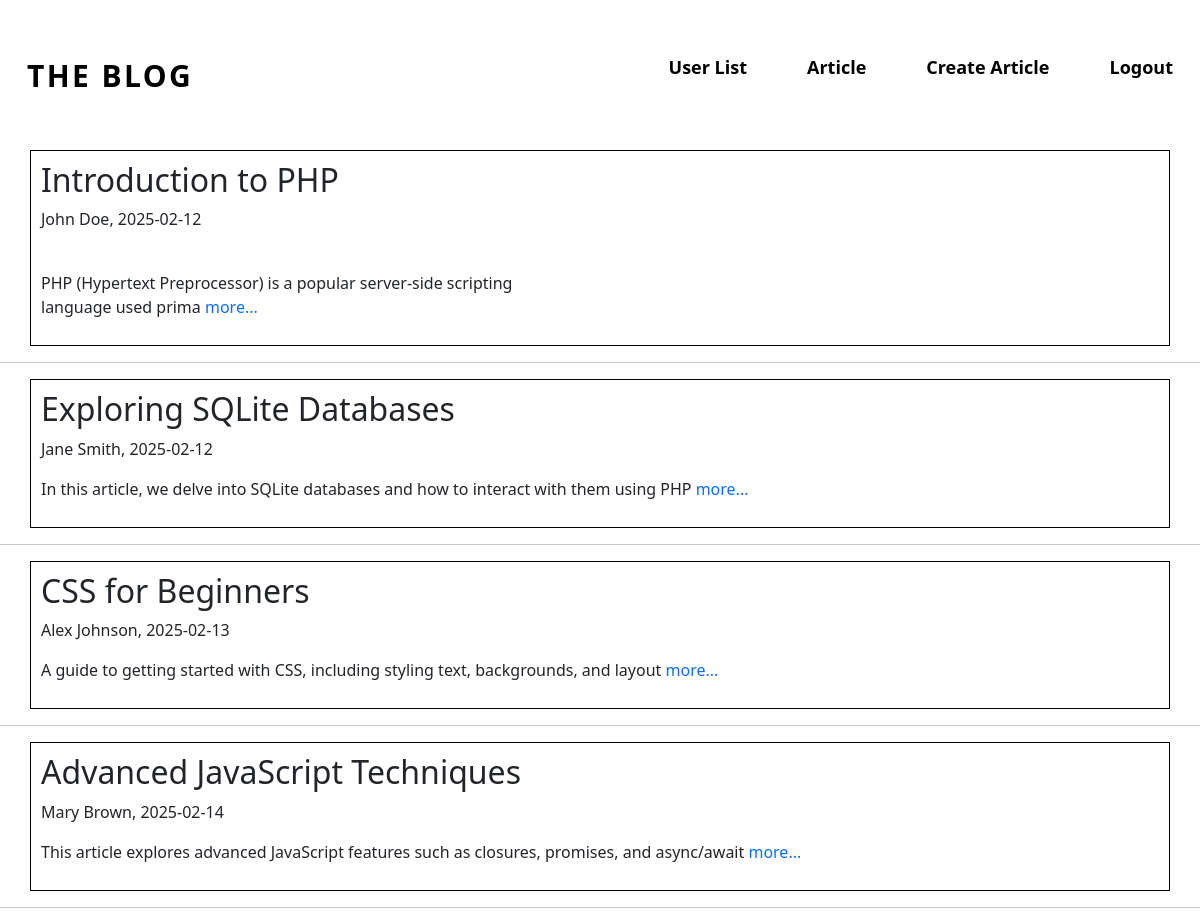
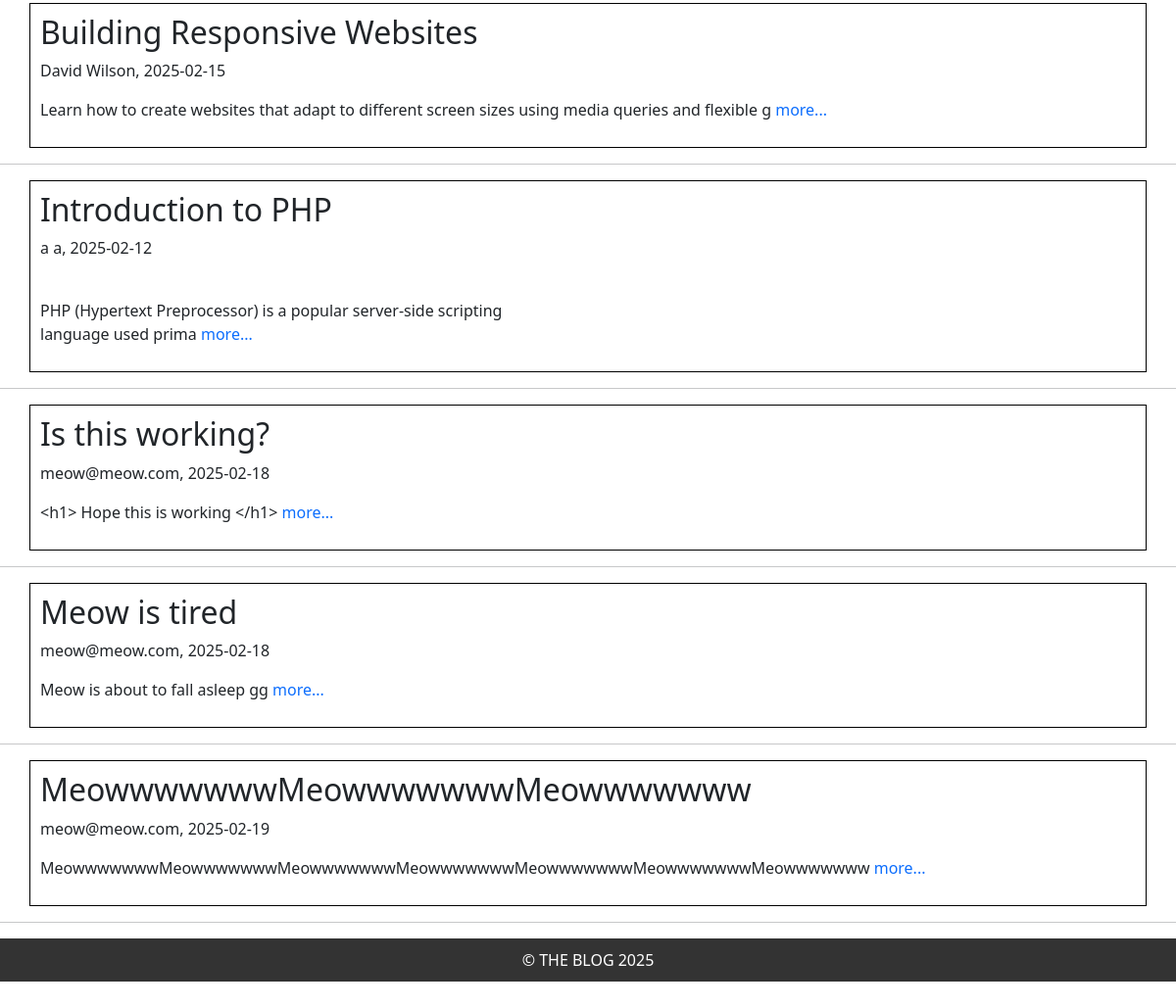
Page /admin/articles.php (signed in) on the committed database (2 pictures, top to bottom).
### tables this page shows
CREATE TABLE Article
    (
        ArticleId Integer PRIMARY KEY,
        Title VARCHAR(255) NOT NULL,
        Body Text NOT NULL,
        CreateDate DATE NOT NULL,
        StartDate DATE NOT NULL,
        EndDate DATE NOT NULL,
        ContributorUsername VARCHAR(50) NOT NULL,
        FOREIGN KEY (ContributorUsername) REFERENCES Users(Username)
    );

### admin/articles.php (the view, shortened to what this page needs)
<?php
    include '../templates/header.php';
?>
<?php
$db = getDatabase();
$query = "SELECT ArticleId, Title, substr(Body, 1, 100) as Excerpt, CreateDate, ContributorUsername FROM Article";
$res = $db->query($query);
if ($res) {
    while ($article = $res->fetchArray(SQLITE3_ASSOC)) {
        echo "<div class='container'>";
        echo "<h2>" . htmlspecialchars($article['Title']) . "</h2>";
        echo "<p>" . htmlspecialchars($article['ContributorUsername']) . ", " . htmlspecialchars($article['CreateDate']) . "</p>";
        echo "<p>" . nl2br(htmlspecialchars($article['Excerpt']));
        echo "<a href='show_article.php?ArticleId={$article['ArticleId']}'> more...</a></p>";
        echo "</div><hr>";
    }
} else {
    echo "<p>No articles found.</p>";
}
?>
<?php
    include '../templates/footer.php';
?>

### styles/style.css (style rules this page uses)
html, body { overflow-x: hidden; min-height: 100vh; margin: 0; display: flex; flex-direction: column; }
body > *:not(header):not(footer) { flex: 1; }

### admin/articles.php (style rules this page uses)
.container { display: flex; flex-direction: column; border: 1px solid #000; padding: 10px; }
a { text-decoration: none; }

### rows in the picture
article: Title "Introduction to PHP", ContributorUsername "John Doe", CreateDate "2025-02-12", Excerpt "PHP (Hypertext Preprocessor) is a popular server-side scripting language used prima"
article: Title "Exploring SQLite Databases", ContributorUsername "Jane Smith", CreateDate "2025-02-12", Excerpt "In this article, we delve into SQLite databases and how to interact with them using PHP"
article: Title "CSS for Beginners", ContributorUsername "Alex Johnson", CreateDate "2025-02-13", Excerpt "A guide to getting started with CSS, including styling text, backgrounds, and layout"
article: Title "Advanced JavaScript Techniques", ContributorUsername "Mary Brown", CreateDate "2025-02-14", Excerpt "This article explores advanced JavaScript features such as closures, promises, and async/await"
article: Title "Building Responsive Websites", ContributorUsername "David Wilson", CreateDate "2025-02-15", Excerpt "Learn how to create websites that adapt to different screen sizes using media queries and flexible g"
article: Title "Introduction to PHP", ContributorUsername "a a", CreateDate "2025-02-12", Excerpt "PHP (Hypertext Preprocessor) is a popular server-side scripting language used prima"
article: Title "Is this working?", ContributorUsername "meow@meow.com", CreateDate "2025-02-18", Excerpt "<h1> Hope this is working </h1>"
article: Title "Meow is tired", ContributorUsername "meow@meow.com", CreateDate "2025-02-18", Excerpt "Meow is about to fall asleep gg"
article: Title "MeowwwwwwwMeowwwwwwwMeowwwwwww", ContributorUsername "meow@meow.com", CreateDate "2025-02-19", Excerpt "MeowwwwwwwMeowwwwwwwMeowwwwwwwMeowwwwwwwMeowwwwwwwMeowwwwwwwMeowwwwwww"
